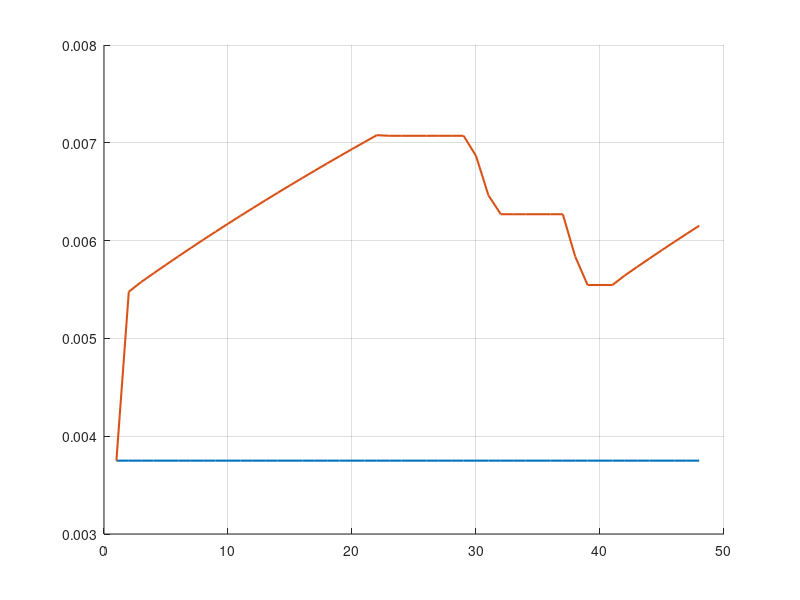

This chart was generated by the following MATLAB code: (Note: this script raises an error after producing the figure.)
% clear; clc; close all;

% --- Load results from the universal results folder ---
S_diu = load('./results/results_unit2_diu.mat');
S_ddu = load('./results/results_unit2_ddu.mat');

% --- Plot options ---
opts = struct('showBands', true, 'showDelta', false, 'titleTag', 'dry');

% ------------------------------------------------------------
% DIU vs DDU overlay for Unit 2 (SoC + sigma) using V_eff
% assumes you already ran:
%   S_diu = load('./results/results_unit2_diu.mat');
%   S_ddu = load('./results/results_unit2_ddu.mat');
% and you have: S_*.X, S_*.std_hat, S_*.V_eff, S_ddu.sysparams
% ------------------------------------------------------------

X_diu    = S_diu.X;
X_ddu    = S_ddu.X;
std_diu  = S_diu.std_hat;
std_ddu  = S_ddu.std_hat;
Veff_diu = S_diu.V_eff;
Veff_ddu = S_ddu.V_eff;
s        = S_ddu.sysparams;     % sysparams array
savePath = './plots';
opts     = struct('titleTag','dry');

if ~exist(savePath,'dir')
    mkdir(savePath);
end

T  = size(X_ddu,1);
tt = (1:T)';

% ------------------- unit 2 series -------------------
V2_diu = X_diu(:,6);
V2_ddu = X_ddu(:,6);
q2_diu = X_diu(:,10); %#ok<NASGU>
q2_ddu = X_ddu(:,10); %#ok<NASGU>

Vmin2  = s(2).min_V;
Vmax2  = s(2).max_V;
span2  = Vmax2 - Vmin2;

soc_diu = (V2_diu - Vmin2)/span2;
soc_ddu = (V2_ddu - Vmin2)/span2;

% event = time of max downstream std in DDU
[~, t_evt] = max(std_ddu(:,2));

% =====================================================
% FIGURE 1: sigma_2(t)
% =====================================================
f1 = figure('Position',[100 100 850 350]); hold on; grid on;
plot(tt, std_diu(:,2), 'LineWidth',1.5, 'DisplayName','DIU \sigma_2');
plot(tt, std_ddu(:,2), 'LineWidth',1.5, 'DisplayName','DDU \sigma_2');
xline(t_evt, 'k--', 'spike', 'LabelVerticalAlignment','bottom');
xlabel('time step');
ylabel('\sigma_{q2} (normalized)');
title(['Unit 2 inflow uncertainty (DIU vs DDU) ' opts.titleTag]);
legend('Location','best');

saveas(f1, fullfile(savePath, 'u2_sigma_diu_vs_ddu.png'));

% =====================================================
% FIGURE 2: SoC(t) + corridors from V_eff
% V_eff format is: [V1_max V1_min V2_max V2_min]
% =====================================================
V2max_diu = Veff_diu(:,3);
V2min_diu = Veff_diu(:,4);
V2max_ddu = Veff_ddu(:,3);
V2min_ddu = Veff_ddu(:,4);

soc2max_diu = (V2max_diu - Vmin2)/span2;
soc2min_diu = (V2min_diu - Vmin2)/span2;
soc2max_ddu = (V2max_ddu - Vmin2)/span2;
soc2min_ddu = (V2min_ddu - Vmin2)/span2;

f2 = figure('Position',[100 480 1100 480]); hold on; grid on;
yline(0,'k:');
yline(1,'k:');

% DIU corridor (green-ish)
patch([tt; flipud(tt)], [soc2min_diu; flipud(soc2max_diu)], [0.75 1.0 0.75], ...
      'EdgeColor','none', 'FaceAlpha',0.35, 'DisplayName','DIU corridor');

% DDU corridor (red-ish)
patch([tt; flipud(tt)], [soc2min_ddu; flipud(soc2max_ddu)], [1.0 0.7 0.6], ...
      'EdgeColor','none', 'FaceAlpha',0.35, 'DisplayName','DDU corridor');

% actual SoC lines
plot(tt, soc_diu, 'Color',[0.1 0.5 0.1], 'LineWidth',2, 'DisplayName','DIU SoC');
plot(tt, soc_ddu, 'Color',[0.7 0.0 0.0], 'LineWidth',2, 'DisplayName','DDU SoC');

xline(t_evt, 'k--', 'risk event', 'LabelVerticalAlignment','bottom');

xlabel('time step');
ylabel('SoC_2 = (V_2 - V_{min})/(V_{max} - V_{min})');
title(['Unit 2 SoC: DIU vs DDU ' opts.titleTag]);
legend('Location','best');

saveas(f2, fullfile(savePath, 'u2_soc_diu_vs_ddu.png'));
